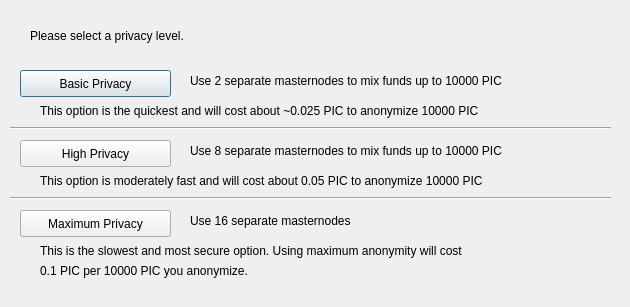
<?xml version="1.0" encoding="UTF-8"?>
<ui version="4.0">
 <class>ObfuscationConfig</class>
 <widget class="QDialog" name="ObfuscationConfig">
  <property name="geometry">
   <rect>
    <x>0</x>
    <y>0</y>
    <width>630</width>
    <height>307</height>
   </rect>
  </property>
  <property name="windowTitle">
   <string>Configure Obfuscation</string>
  </property>
  <widget class="QPushButton" name="buttonBasic">
   <property name="geometry">
    <rect>
     <x>20</x>
     <y>70</y>
     <width>151</width>
     <height>27</height>
    </rect>
   </property>
   <property name="text">
    <string>Basic Privacy</string>
   </property>
  </widget>
  <widget class="QPushButton" name="buttonHigh">
   <property name="geometry">
    <rect>
     <x>20</x>
     <y>140</y>
     <width>151</width>
     <height>27</height>
    </rect>
   </property>
   <property name="text">
    <string>High Privacy</string>
   </property>
  </widget>
  <widget class="QPushButton" name="buttonMax">
   <property name="geometry">
    <rect>
     <x>20</x>
     <y>210</y>
     <width>151</width>
     <height>27</height>
    </rect>
   </property>
   <property name="text">
    <string>Maximum Privacy</string>
   </property>
  </widget>
  <widget class="QLabel" name="label">
   <property name="geometry">
    <rect>
     <x>30</x>
     <y>20</y>
     <width>571</width>
     <height>31</height>
    </rect>
   </property>
   <property name="text">
    <string>Please select a privacy level.</string>
   </property>
  </widget>
  <widget class="QLabel" name="label_2">
   <property name="geometry">
    <rect>
     <x>190</x>
     <y>70</y>
     <width>421</width>
     <height>21</height>
    </rect>
   </property>
   <property name="text">
    <string>Use 2 separate masternodes to mix funds up to 10000 PIC</string>
   </property>
  </widget>
  <widget class="QLabel" name="label_3">
   <property name="geometry">
    <rect>
     <x>190</x>
     <y>140</y>
     <width>411</width>
     <height>21</height>
    </rect>
   </property>
   <property name="text">
    <string>Use 8 separate masternodes to mix funds up to 10000 PIC</string>
   </property>
  </widget>
  <widget class="QLabel" name="label_4">
   <property name="geometry">
    <rect>
     <x>190</x>
     <y>210</y>
     <width>421</width>
     <height>21</height>
    </rect>
   </property>
   <property name="text">
    <string>Use 16 separate masternodes</string>
   </property>
  </widget>
  <widget class="QLabel" name="label_6">
   <property name="geometry">
    <rect>
     <x>40</x>
     <y>100</y>
     <width>561</width>
     <height>21</height>
    </rect>
   </property>
   <property name="text">
    <string>This option is the quickest and will cost about ~0.025 PIC to anonymize 10000 PIC</string>
   </property>
  </widget>
  <widget class="QLabel" name="label_7">
   <property name="geometry">
    <rect>
     <x>40</x>
     <y>170</y>
     <width>561</width>
     <height>21</height>
    </rect>
   </property>
   <property name="text">
    <string>This option is moderately fast and will cost about 0.05 PIC to anonymize 10000 PIC</string>
   </property>
  </widget>
  <widget class="QLabel" name="label_8">
   <property name="geometry">
    <rect>
     <x>40</x>
     <y>240</y>
     <width>561</width>
     <height>21</height>
    </rect>
   </property>
   <property name="text">
    <string>This is the slowest and most secure option. Using maximum anonymity will cost</string>
   </property>
  </widget>
  <widget class="QLabel" name="label_9">
   <property name="geometry">
    <rect>
     <x>40</x>
     <y>260</y>
     <width>561</width>
     <height>21</height>
    </rect>
   </property>
   <property name="text">
    <string>0.1 PIC per 10000 PIC you anonymize.</string>
   </property>
  </widget>
  <widget class="Line" name="line">
   <property name="geometry">
    <rect>
     <x>10</x>
     <y>120</y>
     <width>601</width>
     <height>16</height>
    </rect>
   </property>
   <property name="orientation">
    <enum>Qt::Horizontal</enum>
   </property>
  </widget>
  <widget class="Line" name="line_2">
   <property name="geometry">
    <rect>
     <x>10</x>
     <y>190</y>
     <width>601</width>
     <height>16</height>
    </rect>
   </property>
   <property name="orientation">
    <enum>Qt::Horizontal</enum>
   </property>
  </widget>
 </widget>
 <resources/>
 <connections/>
</ui>
